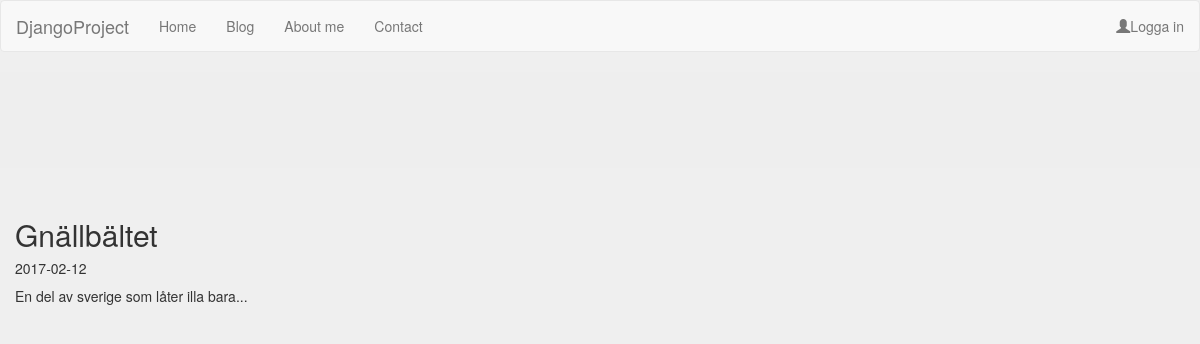
Page /blog/2 on the committed database.
### blog/models.py (models this page shows, shortened)
class Post(models.Model):
    title = models.CharField(max_length = 140)
    body = models.TextField()
    date = models.DateTimeField()

### blog/templates/blog/post.html
{% extends "personal/header.html"%}
{% block content %}
  <h2>{{post.title}}</h2>
  <h5>{{post.date|date:"Y-m-d"}}</h5>
  <p>{{post.body|safe|linebreaks}}</p>
{% endblock %}

### personal/static/css/style.css (style rules this page uses)
body { background: #efefef; }

### rows in the picture
Post: title "Gnällbältet", date "2017-02-12", body "En del av sverige som låter illa bara..."
